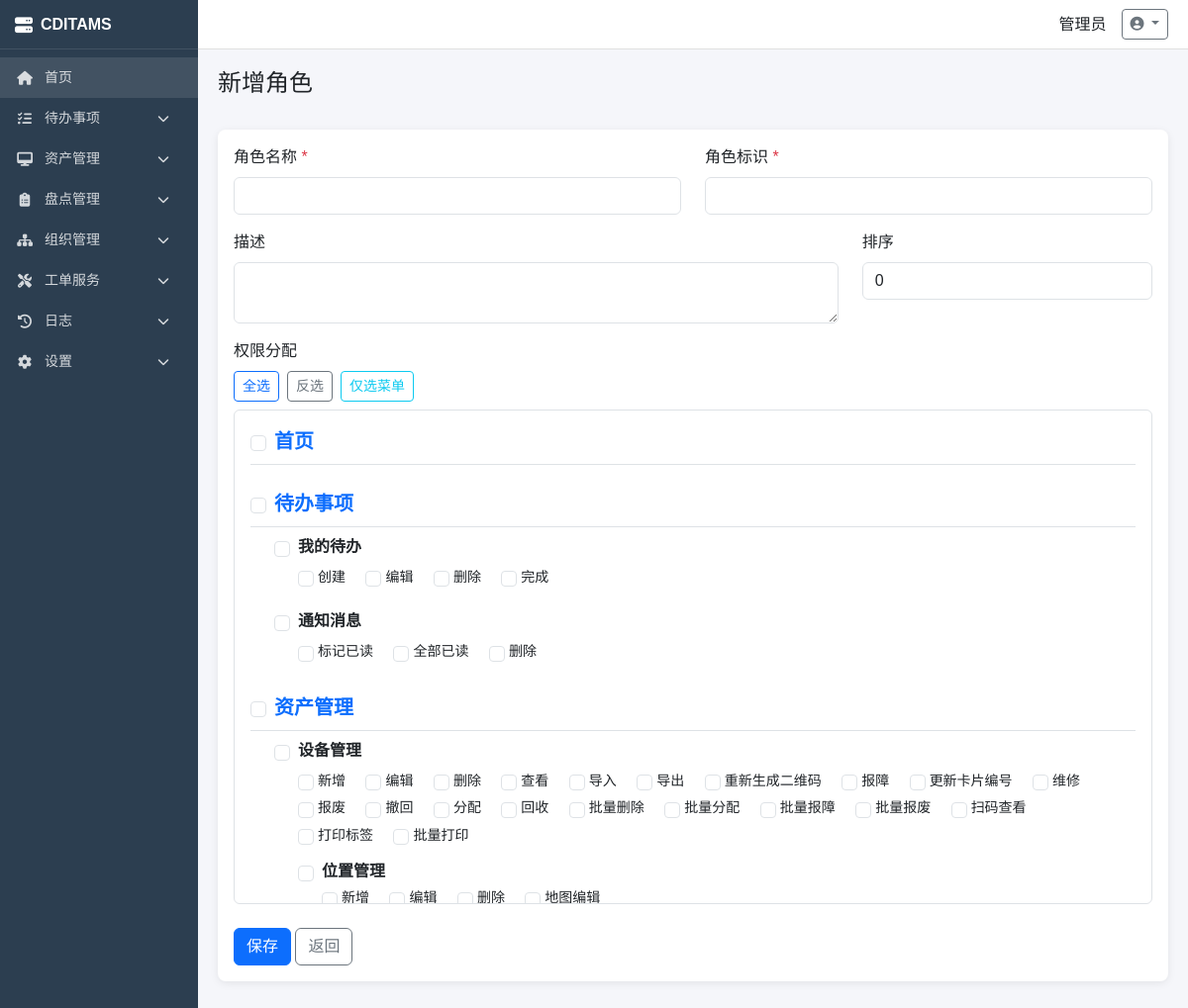
/roles/create/ (signed in), run on the app's committed database.
### apps/settings/models.py (models this page shows, shortened)
class SystemConfig(models.Model):
    TYPE_CHOICES = [
        ('string', '字符串'),
        ('int', '整数'),
        ('boolean', '布尔值'),
        ('json', 'JSON'),
        ('select', '下拉选择'),
    ]
    GROUP_CHOICES = [
        ('basic', '基础设置'),
        ('security', '安全设置'),
        ('asset', '资产设置'),
        ('model', '模型设置'),
    ]
    config_key = models.CharField(max_length=64, unique=True, verbose_name='配置键')
    config_value = models.TextField(blank=True, verbose_name='配置值')
    value_type = models.CharField(max_length=16, choices=TYPE_CHOICES, default='string', verbose_name='值类型')
    config_group = models.CharField(max_length=32, choices=GROUP_CHOICES, default='basic', verbose_name='配置分组')
    description = models.CharField(max_length=256, blank=True, verbose_name='说明')
    options = models.TextField(blank=True, verbose_name='选项(JSON)')
    is_system = models.BooleanField(default=False, verbose_name='系统级配置')
    sort = models.IntegerField(default=0, verbose_name='排序')
    created_at = models.DateTimeField(auto_now_add=True, verbose_name='创建时间')
    updated_at = models.DateTimeField(auto_now=True, verbose_name='更新时间')
    class Meta:
        db_table = 'system_configs'
        verbose_name = '系统配置'
        verbose_name_plural = '系统配置'
        ordering = ['config_group', 'sort', 'id']

### apps/accounts/models.py (models this page shows, shortened)
class User(AbstractUser):
    GENDER_CHOICES = [('male', '男'), ('female', '女')]
    emp_no = models.CharField(max_length=32, unique=True, verbose_name='工号')
    realname = models.CharField(max_length=64, verbose_name='姓名')
    gender = models.CharField(max_length=10, choices=GENDER_CHOICES, blank=True, verbose_name='性别')
    email = models.EmailField(blank=True, verbose_name='邮箱')
    phone = models.CharField(max_length=20, blank=True, verbose_name='电话')
    department = models.ForeignKey(Department, on_delete=models.SET_NULL, null=True, blank=True, related_name='users', verbose_name='所属部门')
    role = models.ForeignKey('Role', on_delete=models.SET_NULL, null=True, blank=True, related_name='users', verbose_name='所属角色')
    avatar = models.ImageField(upload_to='avatars/', blank=True, verbose_name='头像')
    is_active = models.BooleanField(default=True, verbose_name='是否启用')
    created_at = models.DateTimeField(auto_now_add=True, verbose_name='创建时间')
    updated_at = models.DateTimeField(auto_now=True, verbose_name='更新时间')
    class Meta:
        db_table = 'users'
        verbose_name = '用户'
        verbose_name_plural = '用户'
        ordering = ['emp_no']

class Permission(models.Model):
    TYPE_CHOICES = [('menu', '菜单权限'), ('button', '按钮权限')]
    name = models.CharField(max_length=64, verbose_name='权限名称')
    code = models.CharField(max_length=64, unique=True, verbose_name='权限标识')
    type = models.CharField(max_length=20, choices=TYPE_CHOICES, default='menu', verbose_name='权限类型')
    parent = models.ForeignKey('self', on_delete=models.CASCADE, null=True, blank=True, related_name='children', verbose_name='上级权限')
    module = models.CharField(max_length=32, blank=True, verbose_name='所属模块')
    sort = models.IntegerField(default=0, verbose_name='排序')
    is_visible = models.BooleanField(default=True, verbose_name='是否显示')
    created_at = models.DateTimeField(auto_now_add=True, verbose_name='创建时间')
    class Meta:
        db_table = 'permissions'
        verbose_name = '权限'
        verbose_name_plural = '权限'
        ordering = ['sort', 'id']

### apps/accounts/views.py (the view, shortened to what this page needs)
# urls.py: path('roles/create/', views.role_create, name='role_create'),
@login_required
@permission_required('role_create')
def role_create(request):
    perm_tree = build_permission_tree()
    return render(request, 'accounts/role_form.html', {'perm_tree': perm_tree})

### apps/accounts/context_processors.py (called while the page is built, shortened)
def user_permissions(request):
    if hasattr(request, 'user_permissions'):
        return {
            'user_permissions': request.user_permissions,
            'user_perm_set': set(request.user_permissions),
        }

### templates/accounts/role_form.html (shortened to what this page needs)
{% extends 'base.html' %}
{% load account_tags %}
{% block content %}
<div class="d-flex justify-content-between align-items-center mb-4">
    <h4>{% if role %}编辑{% else %}新增{% endif %}角色</h4>
</div>
<div class="card">
    <div class="card-body">
        <form method="post">
            <div class="row mb-3">
                <div class="col-md-6">
                    <label class="form-label">角色名称 <span class="text-danger">*</span></label>
                    <input type="text" name="name" class="form-control" value="{{ role.name|default:'' }}" required>
                </div>
                <div class="col-md-6">
                    <label class="form-label">角色标识 <span class="text-danger">*</span></label>
                    <input type="text" name="code" class="form-control" value="{{ role.code|default:'' }}" required>
                </div>
            </div>
            <div class="row mb-3">
                <div class="col-md-8">
                    <label class="form-label">描述</label>
                    <textarea name="description" class="form-control" rows="2">{{ role.description|default:'' }}</textarea>
                </div>
                <div class="col-md-4">
                    <label class="form-label">排序</label>
                    <input type="number" name="sort" class="form-control" value="{{ role.sort|default:0 }}">
                </div>
            </div>
            <div class="mb-3">
                <label class="form-label">权限分配</label>
                <div class="d-flex mb-2">
                    <button type="button" class="btn btn-sm btn-outline-primary me-2" onclick="selectAll()">全选</button>
                    <button type="button" class="btn btn-sm btn-outline-secondary" onclick="unselectAll()">反选</button>
                    <button type="button" class="btn btn-sm btn-outline-info ms-2" onclick="selectMenus()">仅选菜单</button>
                </div>
                <div class="border rounded p-3" style="max-height:500px;overflow-y:auto;">
                    {% for item in perm_tree %}
                    <div class="mb-4 permission-group">
                        <div class="d-flex align-items-center mb-2 pb-2 border-bottom">
                            <input type="checkbox" class="form-check-input me-2 perm-check" name="permissions" value="{{ item.menu.id }}"
                                   data-level="1">
                            <strong class="text-primary fs-5">{{ item.menu.name }}</strong>
                        </div>
                        {% for child in item.children %}
                        <div class="ms-4 mb-3">
                            <div class="d-flex align-items-center mb-2">
                                <input type="checkbox" class="form-check-input me-2 perm-check" name="permissions" value="{{ child.menu.id }}"
                                       data-level="2">
                                <strong>{{ child.menu.name }}</strong>
                            </div>
                            {% if child.buttons %}
                            <div class="ms-4">
                                {% for btn in child.buttons %}
                                <span class="d-inline-flex align-items-center me-3 mb-1">
                                    <input type="checkbox" class="form-check-input me-1 perm-check" name="permissions" value="{{ btn.id }}"
                                           data-level="button">
                                    <small>{{ btn.name }}</small>
                                </span>
                                {% endfor %}
                            </div>
                            {% endif %}
                            {% for third in child.children %}
                            <div class="ms-4 mt-2">
                                <div class="d-flex align-items-center mb-1">
                                    <input type="checkbox" class="form-check-input me-2 perm-check" name="permissions" value="{{ third.menu.id }}"
                                           data-level="3">
                                    <strong>{{ third.menu.name }}</strong>
                                </div>
                                {% if third.buttons %}
                                <div class="ms-4">
                                    {% for btn in third.buttons %}
                                    <span class="d-inline-flex align-items-center me-3 mb-1">
                                        <input type="checkbox" class="form-check-input me-1 perm-check" name="permissions" value="{{ btn.id }}"
                                               data-level="button">
                                        <small>{{ btn.name }}</small>
                                    </span>
                                    {% endfor %}
                                </div>
                                {% endif %}
                            </div>
                            {% endfor %}
                        </div>
                        {% endfor %}
                    </div>
                    {% endfor %}
                </div>
            </div>
            <div class="mt-4">
                <button type="submit" class="btn btn-primary">保存</button>
                <a href="{% url 'role_list' %}" class="btn btn-outline-secondary">返回</a>
            </div>
        </form>
    </div>
</div>
{% endblock %}

### templates/base.html (shortened to what this page needs)
<!DOCTYPE html>
<html lang="zh-CN">
<head>
    <link href="https://cdn.bootcdn.net/ajax/libs/bootstrap/5.3.0/css/bootstrap.min.css" rel="stylesheet">
    <link href="https://cdn.bootcdn.net/ajax/libs/font-awesome/6.4.0/css/all.min.css" rel="stylesheet">
</head>
<body>
    {% if user.is_authenticated %}
    <div class="sidebar" id="sidebar">
        <div class="logo">
            <i class="fas fa-server"></i>
            <span>{{ system_short_name|default:'CDITAMS' }}</span>
        </div>
        <nav class="mt-2">
            <a href="{% url 'dashboard' %}" class="nav-link {% if request.path == '/dashboard/' %}active{% endif %}" style="background: rgba(255,255,255,0.1);">
                <i class="fas fa-home"></i>
                <span>首页</span>
            </a>
            {% if user.is_superuser or 'todo_module' in user_perm_set %}
            <div class="nav-item">
                <a class="nav-link" href="javascript:void(0)" data-bs-toggle="collapse" data-bs-target="#todoMenu">
                    <i class="fas fa-tasks"></i>
                    <span>待办事项</span>
                    <i class="fas fa-chevron-down ms-auto"></i>
                </a>
            </div>
            {% endif %}
            {% if user.is_superuser or 'asset' in user_perm_set %}
            <div class="nav-item">
                <a class="nav-link" href="javascript:void(0)" data-bs-toggle="collapse" data-bs-target="#assetMenu">
                    <i class="fas fa-desktop"></i>
                    <span>资产管理</span>
                    <i class="fas fa-chevron-down ms-auto"></i>
                </a>
            </div>
            {% endif %}
            {% if user.is_superuser or 'inventory' in user_perm_set %}
            <div class="nav-item">
                <a class="nav-link" href="javascript:void(0)" data-bs-toggle="collapse" data-bs-target="#inventoryMenu">
                    <i class="fas fa-clipboard-list"></i>
                    <span>盘点管理</span>
                    <i class="fas fa-chevron-down ms-auto"></i>
                </a>
            </div>
            {% endif %}
            {% if user.is_superuser or 'organization' in user_perm_set %}
            <div class="nav-item">
                <a class="nav-link" href="javascript:void(0)" data-bs-toggle="collapse" data-bs-target="#orgMenu">
                    <i class="fas fa-sitemap"></i>
                    <span>组织管理</span>
                    <i class="fas fa-chevron-down ms-auto"></i>
                </a>
            </div>
            {% endif %}
            {% if user.is_superuser or 'workorder' in user_perm_set %}
            <div class="nav-item">
                <a class="nav-link" href="javascript:void(0)" data-bs-toggle="collapse" data-bs-target="#workOrderMenu">
                    <i class="fas fa-tools"></i>
                    <span>工单服务</span>
                    <i class="fas fa-chevron-down ms-auto"></i>
                </a>
            </div>
            {% endif %}
            {% if user.is_superuser or 'log' in user_perm_set %}
            <div class="nav-item">
                <a class="nav-link" href="javascript:void(0)" data-bs-toggle="collapse" data-bs-target="#logMenu">
                    <i class="fas fa-history"></i>
                    <span>日志</span>
                    <i class="fas fa-chevron-down ms-auto"></i>
                </a>
            </div>
            {% endif %}
            {% if user.is_superuser or 'settings' in user_perm_set %}
            <div class="nav-item">
                <a class="nav-link" href="javascript:void(0)" data-bs-toggle="collapse" data-bs-target="#settingMenu">
                    <i class="fas fa-cog"></i>
                    <span>设置</span>
                    <i class="fas fa-chevron-down ms-auto"></i>
                </a>
            </div>
            {% endif %}
        </nav>
    </div>
    <div class="main-content" id="mainContent">
        <header class="header">
            <div class="user-menu ms-auto">
                <span>{{ user.realname }}</span>
                <div class="dropdown">
                    <a class="btn btn-sm btn-outline-secondary dropdown-toggle" href="#" role="button" data-bs-toggle="dropdown">
                        <i class="fas fa-user-circle"></i>
                    </a>
                </div>
            </div>
        </header>
        <main class="content">
            {% block content %}{% endblock %}
        </main>
    </div>
    {% else %}
    <main class="content">
        {% block login_content %}{% endblock %}
    </main>
    {% endif %}
</body>
</html>

### templates/base.html (style rules this page uses)
:root { --sidebar-width: 200px; --header-height: 50px; }
body { font-family: "Microsoft YaHei", Arial, sans-serif; }
.sidebar { width: var(--sidebar-width); position: fixed; top: 0; left: 0; height: 100vh; background: #2c3e50; z-index: 1050; overflow-x: hidden; overflow-y: auto; transition: transform 0.3s ease; }
.sidebar .logo { height: var(--header-height); display: flex; align-items: center; padding: 0 15px; color: #fff; font-size: 16px; font-weight: bold; border-bottom: 1px solid rgba(255,255,255,0.1); white-space: nowrap; }
.sidebar .logo i { margin-right: 8px; font-size: 18px; }
.sidebar .nav-item { display: block; }
.sidebar .nav-link { color: rgba(255,255,255,0.8); padding: 10px 15px; display: flex; align-items: center; text-decoration: none; transition: all 0.2s; font-size: 14px; }
.sidebar .nav-link i { width: 20px; margin-right: 10px; text-align: center; font-size: 14px; }
.sidebar .nav-link .fa-chevron-down { transition: transform 0.3s; font-size: 12px; }
.sidebar .nav-link span { white-space: nowrap; }
.main-content { margin-left: var(--sidebar-width); min-height: 100vh; background: #f5f6fa; }
.header { height: var(--header-height); background: #fff; border-bottom: 1px solid #e0e0e0; display: flex; align-items: center; justify-content: space-between; padding: 0 20px; position: sticky; top: 0; z-index: 1000; }
.header .user-menu { display: flex; align-items: center; gap: 15px; }
.content { padding: 20px; }
.card { border: none; border-radius: 8px; box-shadow: 0 2px 8px rgba(0,0,0,0.08); }
.form-label { font-weight: 500; }

### data on the page
SystemConfig: config_value "CDITAMS"
User: realname "管理员"
Permission: menu.name "首页"
Permission: menu.name "待办事项"
Permission: menu.name "我的待办"
Permission: name "创建"
Permission: name "编辑"
Permission: name "删除"
Permission: name "完成"
Permission: menu.name "通知消息"
Permission: name "标记已读"
Permission: name "全部已读"
Permission: name "删除"
Permission: menu.name "资产管理"
Permission: menu.name "设备管理"
Permission: name "新增"
Permission: name "编辑"
Permission: name "删除"
Permission: name "查看"
Permission: name "导入"
Permission: name "导出"
Permission: name "重新生成二维码"
Permission: name "报障"
Permission: name "更新卡片编号"
Permission: name "维修"
Permission: name "报废"
Permission: name "撤回"
Permission: name "分配"
Permission: name "回收"
Permission: name "批量删除"
Permission: name "批量分配"
Permission: name "批量报障"
Permission: name "批量报废"
Permission: name "扫码查看"
Permission: name "打印标签"
Permission: name "批量打印"
Permission: menu.name "位置管理"
Permission: name "新增"
Permission: name "编辑"
Permission: name "删除"
Permission: name "地图编辑"
